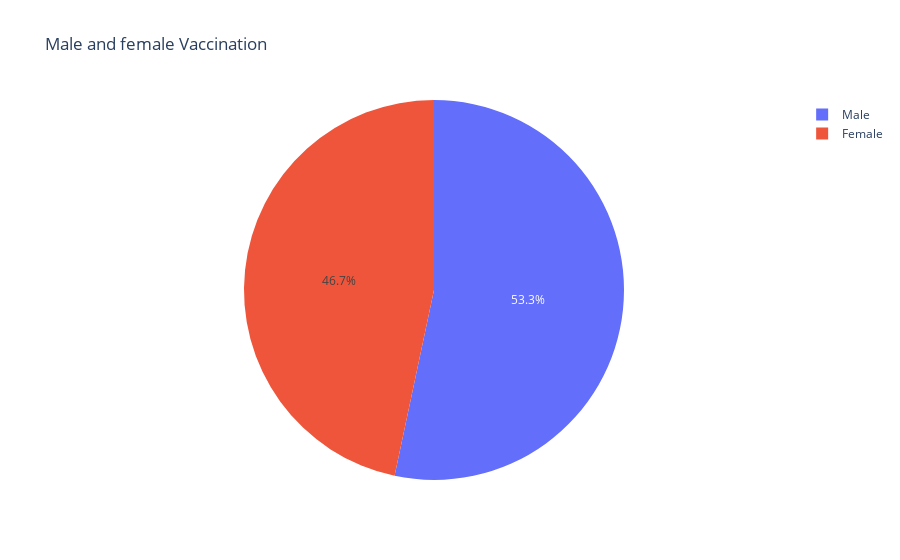

Notebook code for this chart:
### Code cell
male = vaccination['Male (Doses Administered)'].sum()
female = vaccination['Female (Doses Administered)'].sum()
px.pie(names=['Male', 'Female'], values=[male, female], title  ='Male and female Vaccination')

### Figure 1 — Plotly figure (JSON) as saved in the notebook; plotly's stock layout.template omitted (floating-point values rounded to 4 significant figures)
{"data": [{"domain": {"x": [0, 1], "y": [0, 1]}, "hovertemplate": "label=%{label}<br>value=%{value}<extra></extra>", "labels": ["Male", "Female"], "legendgroup": "", "name": "", "showlegend": true, "type": "pie", "values": [27009983996, 23639554465]}], "layout": {"legend": {"tracegroupgap": 0}, "title": {"text": "Male and female Vaccination"}}}
